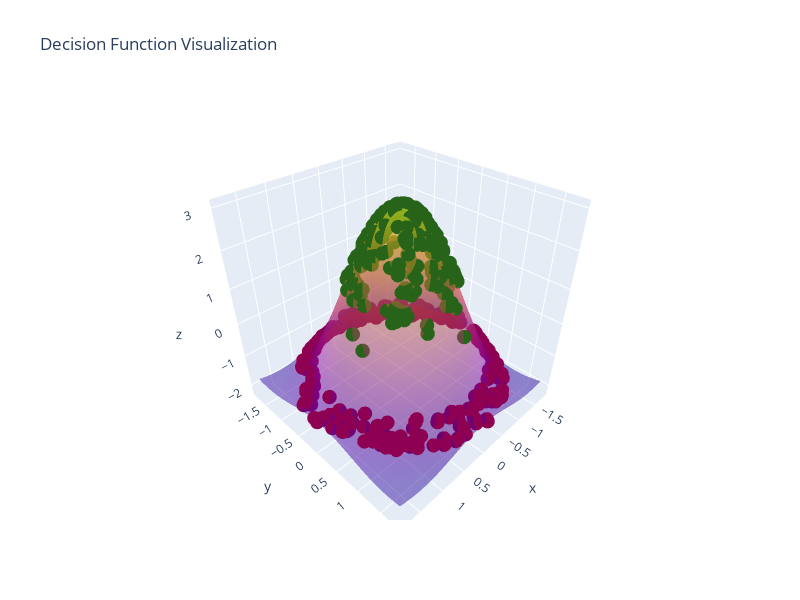

Notebook code cell kept with this figure:
### Code cell
fig = go.Figure(go.Scatter3d(x=x[:,0],y=x[:,1],z=data_decision_values, mode='markers', marker=dict(size=5,color=label.astype(np.int32))))
fig.add_traces(
    go.Surface(x=x0_sample,y=x1_sample,z=sampled_decision_values,opacity=0.5,showscale=False)
)
fig.update_layout(width=800, height=600)
fig.update_layout(scene_aspectmode='manual',
                  scene_aspectratio=dict(x=1, y=1, z=1),
                  title='Decision Function Visualization')
fig.show()

### Figure 1 — Plotly figure (JSON) as saved in the notebook; plotly's stock layout.template omitted (floating-point values rounded to 4 significant figures; data arrays with more than 128 entries replaced by an {"elided": "..."} marker saying what was removed)
{"data": [{"marker": {"color": {"elided": "450 int values"}, "size": 5}, "mode": "markers", "type": "scatter3d", "x": {"elided": "450 float values"}, "y": {"elided": "450 float values"}, "z": {"elided": "450 float values"}}, {"opacity": 0.5, "showscale": false, "type": "surface", "x": {"elided": "100x100 float values"}, "y": {"elided": "100x100 float values"}, "z": {"elided": "100x100 float values"}}], "layout": {"height": 600, "scene": {"aspectmode": "manual", "aspectratio": {"x": 1, "y": 1, "z": 1}}, "title": {"text": "Decision Function Visualization"}, "width": 800}}
